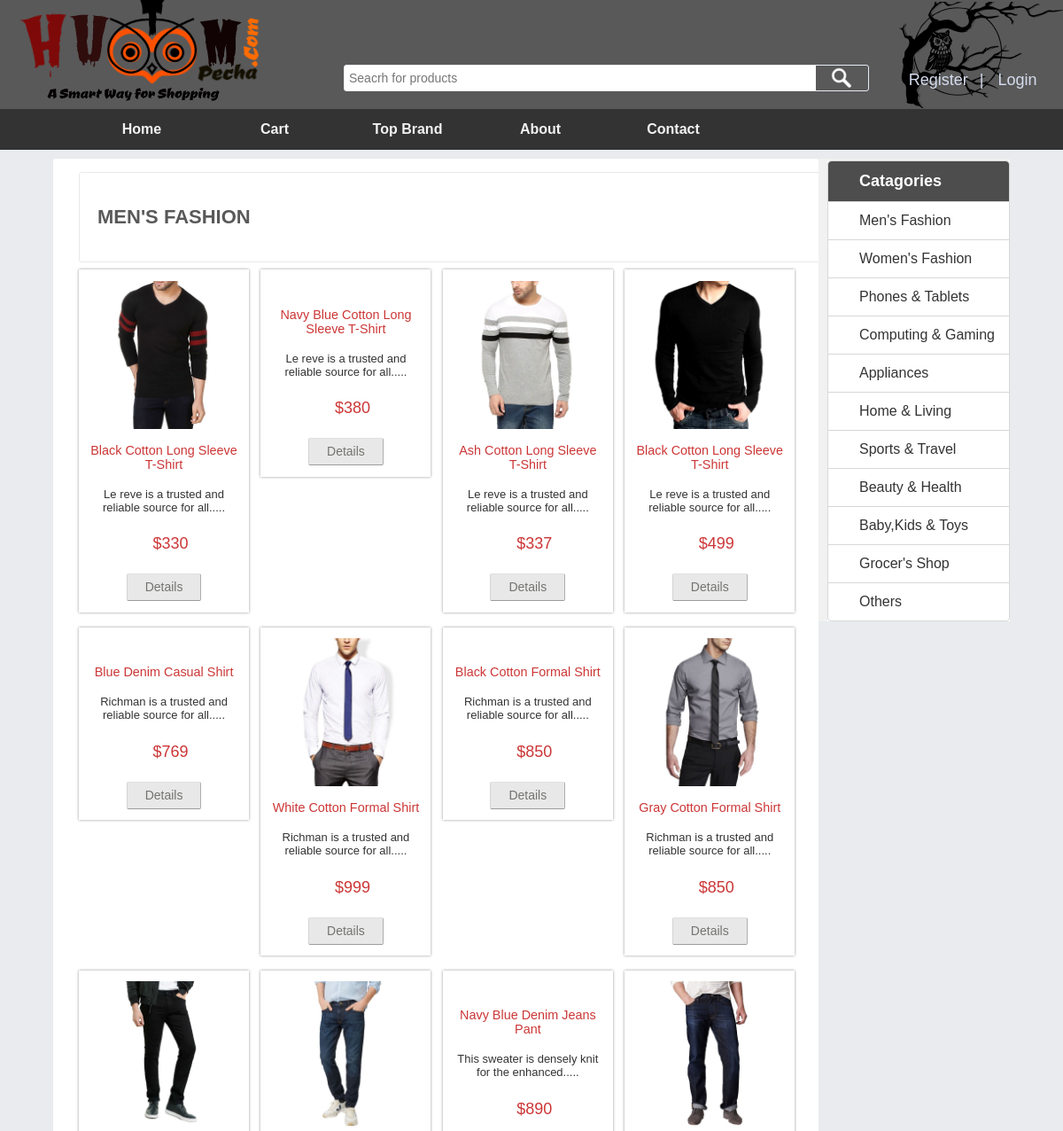
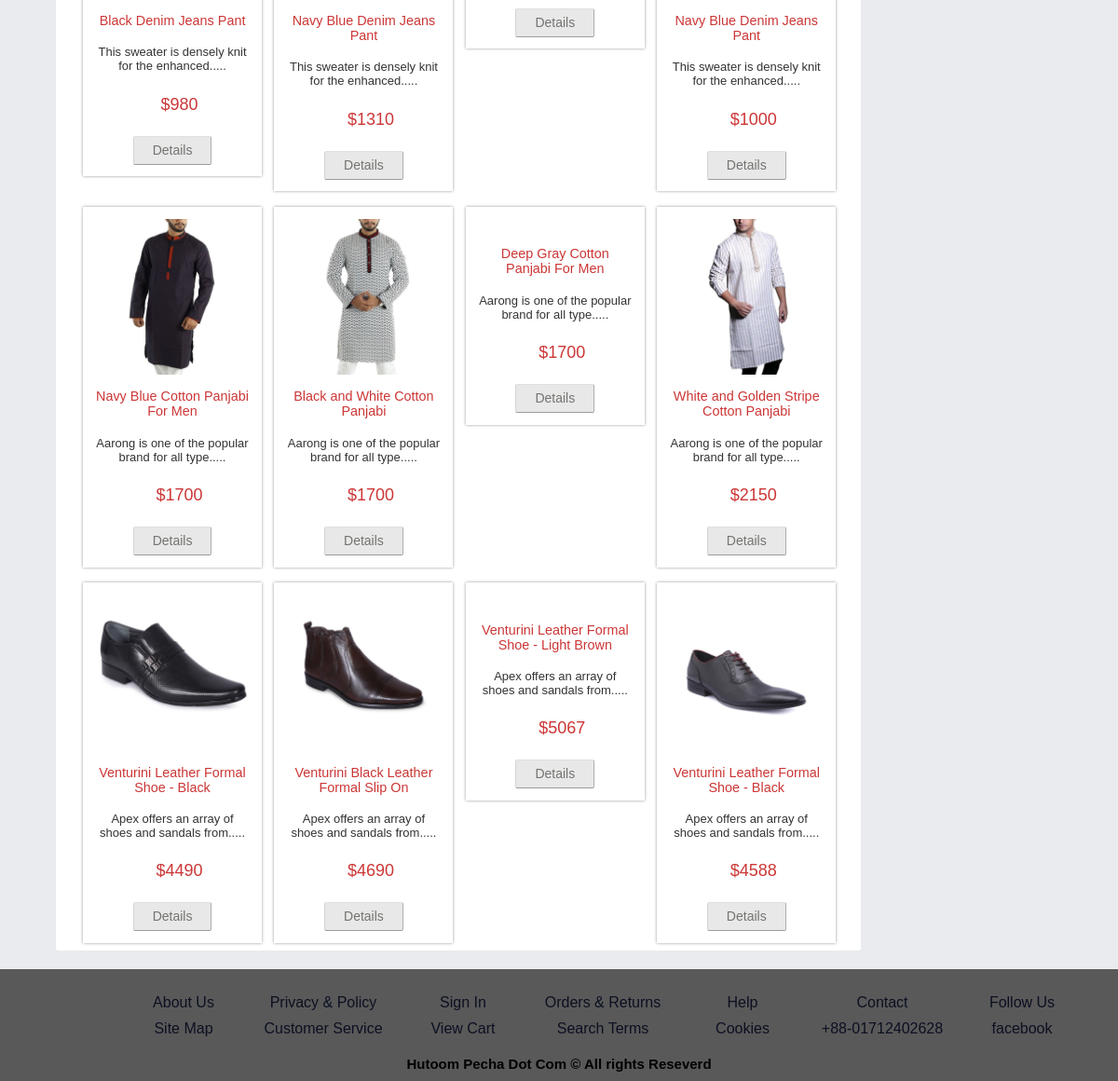
The app's page /productsByCategory.php?catId=4 with its own data (2 pictures, top to bottom).
### tables this page shows
CREATE TABLE `category` (
  `catId` int(11) NOT NULL,
  `catName` varchar(255) NOT NULL
);

CREATE TABLE `product` (
  `productId` int(11) NOT NULL,
  `productName` varchar(255) NOT NULL,
  `brandId` int(11) NOT NULL,
  `catId` int(11) NOT NULL,
  `body` text NOT NULL,
  `price` float NOT NULL,
  `image` varchar(255) NOT NULL,
  `type` tinyint(4) NOT NULL DEFAULT '0',
  `buyprice` float DEFAULT NULL,
  `quantity` int(255) DEFAULT NULL
);

### classes/Category.php (called while the page is built, shortened)
<?php
	$filepath = realpath(dirname(__FILE__));
	include_once ($filepath.'/../lib/Database.php');
	include_once ($filepath.'/../helpers/Format.php');
?>
<?php
	class Category{
	private $db;
	public function __construct() {
			$this->db= new Database();
	}
	public function getAllCat(){
		$query ="SELECT * FROM category ORDER BY catId ASC";
		$result =$this->db->select($query);
		return $result;
	}
	public function getSingleCat($id){
		$query ="SELECT * FROM category WHERE catId='$id'";
		$result =$this->db->select($query);
		return $result;
	}
}
?>

### lib/Database.php (called while the page is built, shortened)
<?php
Class Database{
 public $host   = DB_HOST;
 public $user   = DB_USER;
 public $pass   = DB_PASS;
 public $dbname = DB_NAME;
 public $link;
private function connectDB(){
 $this->link = new mysqli($this->host, $this->user, $this->pass,
  $this->dbname);
 }
public function select($query){
  $result = $this->link->query($query) or
   die($this->link->error.__LINE__);
  if($result->num_rows > 0){
    return $result;
  } else {
    return false;
  }
 }
}

### inc/top.php (called while the page is built, shortened)
<?php
	include_once 'lib/Database.php';
	include_once 'helpers/Format.php';
?>
<?php
	$fm = new Format();
	$pd = new Product();
	$cat =new Category();
?>

### classes/Product.php (called while the page is built, shortened)
<?php
	$filepath = realpath(dirname(__FILE__));
	include_once ($filepath.'/../lib/Database.php');
	include_once ($filepath.'/../helpers/Format.php');
?>
<?php
	class Product{
	private $db;
	public function __construct() {
			$this->db= new Database();
	}
		public function getCProduct($id){
		$query ="SELECT * FROM product WHERE catId ='$id' ORDER BY productId ASC";
		$result =$this->db->select($query);
		return $result;
		}
	}
?>

### helpers/Format.php (called while the page is built, shortened)
<?php
class Format{
 public function textShorten($text, $limit = 400){
  $text = $text. " ";
  $text = substr($text, 0, $limit);
  $text = substr($text, 0, strrpos($text, ' '));
  $text = $text.".....";
  return $text;
 }
}
?>

### productsByCategory.php (the view, shortened to what this page needs)
<?php
	if(!isset($_GET['catId']) || $_GET['catId'] == NULL){
		echo "<script>window.location = 'index.php';</script>";
	}else{
		$id=$_GET['catId'];
	}
?>
<?php include 'inc/header.php';?>
<div class="row">
  <div class="leftcolumn">
		<div class="card">
			<div class="content_top">
				<div class="heading">
					<?php
						$getCat = $cat->getSingleCat($id);
						if($getCat){
							$result = $getCat->fetch_assoc();
					?>
				<h3><?php echo $result['catName'];?></h3>
				<?php } ?>
				</div>
			</div>
			<?php
			$getCpd = $pd->getCProduct($id);
			if($getCpd){
				while ($result=$getCpd->fetch_assoc()) {
			?>
				<div class="grid_1_of_4 images_1_of_4">
					 <a href="details.php?proid=<?php echo $result['productId'];?>"><img src="meneger/<?php echo $result['image'];?>" alt="" /></a>
					 <h2><?php echo $result['productName'];?></h2>
					 <p><?php echo $fm->textShorten($result['body'], 50);?></p>
					 <p><span class="price">$<?php echo $result['price'];?></span></p>
				     <div class="button"><span><a href="details.php?proid=<?php echo $result['productId'];?>" class="details">Details</a></span></div>
				</div>
			<?php } }else{
				echo "<p><b>Products of this Category are not available.</b></p>";
			}
			?>
		</div>
</div>
  <div class="rightcolumn">
    <div class="card2">
      <ul>
		<li><a class="active" ><b>Catagories</b></a></li>
		<?php
			$getCat = $cat->getAllCat();
			if($getCat){
				while($result=$getCat->fetch_assoc()){
		?>
		<li><a href="productsByCategory.php?catId=<?php echo $result['catId']?>"><?php echo $result['catName']?></a></li>
		<?php } }?>
		</ul>
  </div>
</div>
</div>
<?php include 'inc/footer.php';?>

### index.css (style rules this page uses)
* { box-sizing: border-box; }
body { font-family: Arial; display: block; background: #E9EBEE; margin: 0; }
.row { width: 90%; margin: auto; margin-top: 0px; }
.leftcolumn { float: left; width: 80%; background:#FFFFFF; margin-top: 10px; border-radius: 3px; }
.card { background-color: white; border-radius: 3px; margin-left: 29px; }
.content_top { padding:15px 20px; border:1px solid #EBE8E8; border-radius:3px; width: 913px; margin-top: 15px; }
.heading h3 { font-family: 'Monda', sans-serif; font-size:22px; color:#595959; text-transform:uppercase; }
.grid_1_of_4 { display: block; float:left; margin: 1% 1.6% 1% 0%; box-shadow: 0px 0px 3px rgb(150, 150, 150); }
.images_1_of_4 { width: 23%; padding:1.5%; text-align:center; position:relative; }
.images_1_of_4 img { max-width:100%; }
.images_1_of_4 h2 { color: #CC3636; font-family: 'Monda', sans-serif; font-size:0.9em; font-weight : normal; }
.images_1_of_4 p { font-size:0.8125em; padding:0.4em 0; color: #333; }
.images_1_of_4 p span.price { font-size:18px; font-family: 'Monda', sans-serif; color: #CC3636; margin-left:15px; }
.images_1_of_4 .button { float: left; line-height: 1.9em; margin-top: 0.3em; width: 100%; }
.images_1_of_4 .button a { padding:7px 20px; font-size:0.8em; }
.images_1_of_4 .button a { font-family: "Trebuchet MS",Arial,Helvetica,sans-serif; font-size: 14px; line-height: 15px; text-transform: none; color: #737370; text-decoration: none!important; background: url(../images/button-bg.png) repeat-x 0 0 #E8E8E8; display: inline-block; border-left: 1px solid #D4D4D4!important; border-right: 1px solid #ADADAD!important; border-top: 1px solid #E0E0E0!important; border-bottom: 1px solid #9C9C9C!important; cursor: pointer!important; margin: 0 2px; border-radius: 2px; -moz-border-radius: 2px; -webkit-border-radius: 2px; -webkit-transition: all 0.5s ease; -moz-transition: all 0.5s ease; -o-transition: all 0.5s ease; transition: all 0.5s ease; }
.rightcolumn { float: left; width: 20%; background-color: #f1f1f1; padding-left: 10px; margin-top: 10px; }
.card2 { background-color: white; padding: 0px; margin-top: 2px; }
.card2 ul { list-style-type: none; margin: 0; padding: 0; width: 100%; background-color: #FFFFFF; border: 1px solid #D8D8D8; border-radius: 4px; }
.card2 li a { display: block; color: #333333; padding: 12px 0px 12px 35px; text-decoration: none; }
.card2 li { text-align: left; border-bottom: 1px solid #D8D8D8; }
.card2 li:last-child { border-bottom: none; }
.card2 li a.active { text-align: left; background-color: #4D4D4D; color: white; border-top-left-radius: 4px; border-top-right-radius: 4px; font-size: 18px; }
.row:after { content: ""; display: table; clear: both; }
.active { background-color: #717171; }

### allcss.css (style rules this page uses)
.details { margin: 5px; padding: 20px 30px; background: white; border-radius: 5px; }

### records on screen
category: catName "MEN'S FASHION", catName "Men's Fashion"
product: image (picture), productName "Black Cotton Long Sleeve T-Shirt", body "Le reve is a trusted and reliable source for all.....", price "330"
product: productName "Navy Blue Cotton Long Sleeve T-Shirt", body "Le reve is a trusted and reliable source for all.....", price "380"
product: image (picture), productName "Ash Cotton Long Sleeve T-Shirt", body "Le reve is a trusted and reliable source for all.....", price "337"
product: image (picture), productName "Black Cotton Long Sleeve T-Shirt", body "Le reve is a trusted and reliable source for all.....", price "499"
product: productName "Blue Denim Casual Shirt", body "Richman is a trusted and reliable source for all.....", price "769"
product: image (picture), productName "White Cotton Formal Shirt", body "Richman is a trusted and reliable source for all.....", price "999"
product: productName "Black Cotton Formal Shirt", body "Richman is a trusted and reliable source for all.....", price "850"
product: image (picture), productName "Gray Cotton Formal Shirt", body "Richman is a trusted and reliable source for all.....", price "850"
product: image (picture), productName "Black Denim Jeans Pant", body "This sweater is densely knit for the enhanced.....", price "980"
product: image (picture), productName "Navy Blue Denim Jeans Pant", body "This sweater is densely knit for the enhanced.....", price "1310"
product: productName "Navy Blue Denim Jeans Pant", body "This sweater is densely knit for the enhanced.....", price "890"
product: image (picture), productName "Navy Blue Denim Jeans Pant", body "This sweater is densely knit for the enhanced.....", price "1000"
product: image (picture), productName "Navy Blue Cotton Panjabi For Men", body "Aarong is one of the popular brand for all type.....", price "1700"
product: image (picture), productName "Black and White Cotton Panjabi", body "Aarong is one of the popular brand for all type.....", price "1700"
product: productName "Deep Gray Cotton Panjabi For Men", body "Aarong is one of the popular brand for all type.....", price "1700"
product: image (picture), productName "White and Golden Stripe Cotton Panjabi", body "Aarong is one of the popular brand for all type.....", price "2150"
product: image (picture), productName "Venturini Leather Formal Shoe - Black", body "Apex offers an array of shoes and sandals from.....", price "4490"
product: image (picture), productName "Venturini Black Leather Formal Slip On", body "Apex offers an array of shoes and sandals from.....", price "4690"
product: productName "Venturini Leather Formal Shoe - Light Brown", body "Apex offers an array of shoes and sandals from.....", price "5067"
product: image (picture), productName "Venturini Leather Formal Shoe - Black", body "Apex offers an array of shoes and sandals from.....", price "4588"
category: catName "Women's Fashion"
category: catName "Phones & Tablets"
category: catName "Computing & Gaming"
category: catName "Appliances"
category: catName "Home & Living"
category: catName "Sports & Travel"
category: catName "Beauty & Health"
category: catName "Baby,Kids & Toys"
category: catName "Grocer's Shop"
category: catName "Others"
